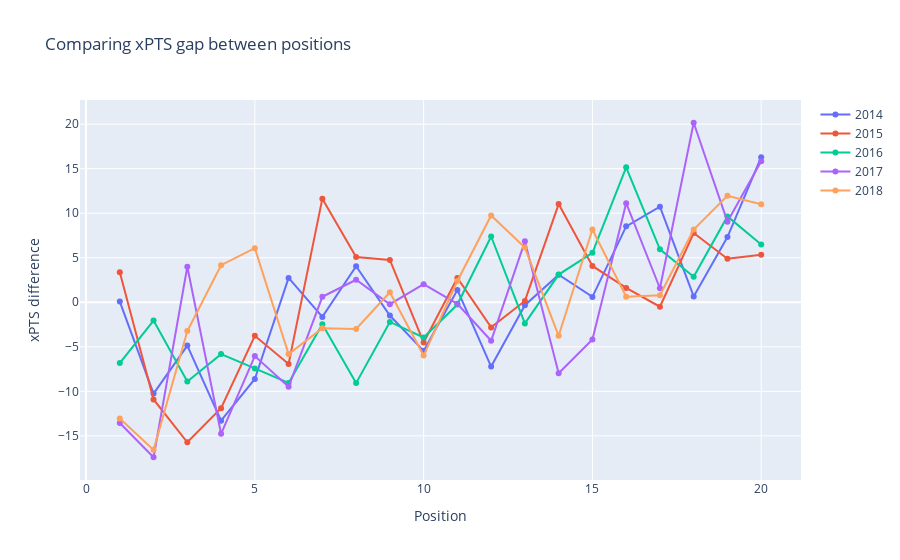

Notebook code cell kept with this figure:
### Code cell
trace0 = go.Scatter(
    x = laliga['position'][laliga['year'] == 2014], 
    y = laliga['xpts_diff'][laliga['year'] == 2014],
    name = '2014',
    mode = 'lines+markers'
)

trace1 = go.Scatter(
    x = laliga['position'][laliga['year'] == 2015], 
    y = laliga['xpts_diff'][laliga['year'] == 2015],
    name='2015',
    mode = 'lines+markers'
)

trace2 = go.Scatter(
    x = laliga['position'][laliga['year'] == 2016], 
    y = laliga['xpts_diff'][laliga['year'] == 2016],
    name='2016',
    mode = 'lines+markers'
)

trace3 = go.Scatter(
    x = laliga['position'][laliga['year'] == 2017], 
    y = laliga['xpts_diff'][laliga['year'] == 2017],
    name='2017',
    mode = 'lines+markers'
)

trace4 = go.Scatter(
    x = laliga['position'][laliga['year'] == 2018], 
    y = laliga['xpts_diff'][laliga['year'] == 2018],
    name='2018',
    mode = 'lines+markers'
)

data = [trace0, trace1, trace2, trace3, trace4]

layout = go.Layout(
    title="Comparing xPTS gap between positions",
    xaxis={'title': 'Position'},
    yaxis={'title': "xPTS difference",
    }
)

fig = go.Figure(data=data, layout=layout)
py.iplot(fig)

### Figure 1 — Plotly figure (JSON) as saved in the notebook; plotly's stock layout.template omitted (floating-point values rounded to 4 significant figures)
{"data": [{"mode": "lines+markers", "name": "2014", "type": "scatter", "x": [1, 2, 3, 4, 5, 6, 7, 8, 9, 10, 11, 12, 13, 14, 15, 16, 17, 18, 19, 20], "y": [0.0813, -10.25, -4.865, -13.29, -8.613, 2.736, -1.642, 4.049, -1.487, -5.454, 1.385, -7.218, -0.3282, 3.103, 0.6046, 8.525, 10.73, 0.6537, 7.326, 16.29]}, {"mode": "lines+markers", "name": "2015", "type": "scatter", "x": [1, 2, 3, 4, 5, 6, 7, 8, 9, 10, 11, 12, 13, 14, 15, 16, 17, 18, 19, 20], "y": [3.38, -10.91, -15.72, -11.89, -3.762, -6.919, 11.64, 5.08, 4.75, -4.512, 2.725, -2.821, 0.1508, 11.03, 4.079, 1.607, -0.5006, 7.775, 4.879, 5.327]}, {"mode": "lines+markers", "name": "2016", "type": "scatter", "x": [1, 2, 3, 4, 5, 6, 7, 8, 9, 10, 11, 12, 13, 14, 15, 16, 17, 18, 19, 20], "y": [-6.83, -2.047, -8.898, -5.821, -7.428, -9.064, -2.458, -9.077, -2.209, -3.951, -0.2534, 7.388, -2.37, 3.109, 5.562, 15.16, 5.946, 2.86, 9.642, 6.495]}, {"mode": "lines+markers", "name": "2017", "type": "scatter", "x": [1, 2, 3, 4, 5, 6, 7, 8, 9, 10, 11, 12, 13, 14, 15, 16, 17, 18, 19, 20], "y": [-13.56, -17.4, 3.989, -14.77, -6.04, -9.494, 0.6109, 2.527, -0.2144, 2.03, -0.1714, -4.321, 6.84, -7.975, -4.182, 11.13, 1.576, 20.16, 9.053, 15.83]}, {"mode": "lines+markers", "name": "2018", "type": "scatter", "x": [1, 2, 3, 4, 5, 6, 7, 8, 9, 10, 11, 12, 13, 14, 15, 16, 17, 18, 19, 20], "y": [-13.04, -16.57, -3.227, 4.162, 6.078, -5.813, -2.912, -2.988, 1.126, -5.984, 2.39, 9.753, 6.146, -3.767, 8.18, 0.626, 0.7997, 8.166, 11.96, 11.02]}], "layout": {"title": {"text": "Comparing xPTS gap between positions"}, "xaxis": {"title": {"text": "Position"}}, "yaxis": {"title": {"text": "xPTS difference"}}}}
